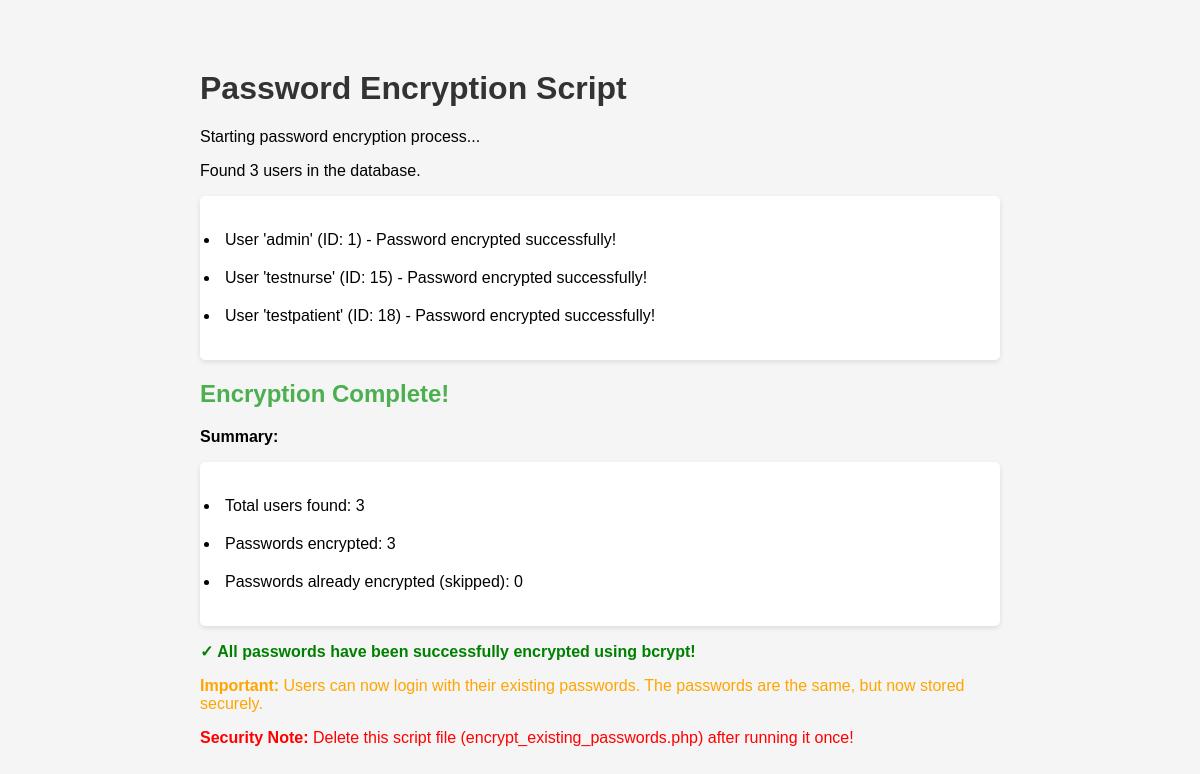
Before: /encrypt_existing_passwords.php with the older database file.
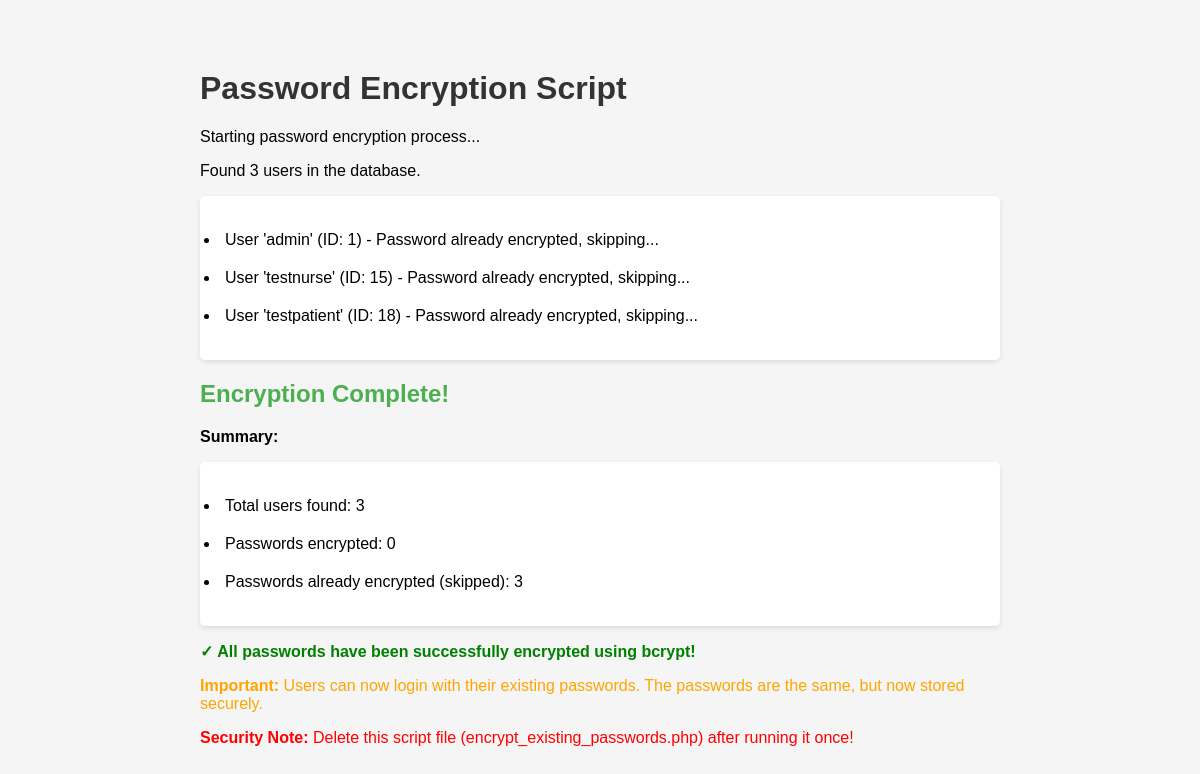
After: the same page with the newer database file.
### tables this page shows
CREATE TABLE `users` (
  `user_id` int(11) NOT NULL,
  `role_id` int(11) DEFAULT NULL,
  `username` varchar(50) NOT NULL,
  `email` varchar(100) NOT NULL,
  `password` varchar(255) NOT NULL,
  `mobile_number` varchar(20) DEFAULT NULL,
  `first_name` varchar(100) NOT NULL,
  `middle_name` varchar(100) DEFAULT NULL,
  `last_name` varchar(100) NOT NULL,
  `gender` enum('Male','Female','Other') DEFAULT NULL,
  `date_of_birth` date DEFAULT NULL,
  `address` text DEFAULT NULL,
  `profile_picture` varchar(255) DEFAULT NULL,
  `is_active` tinyint(1) DEFAULT 1,
  `last_login` datetime DEFAULT NULL,
  `otp` varchar(6) DEFAULT NULL,
  `otp_expiry` datetime DEFAULT NULL,
  `created_at` timestamp NOT NULL DEFAULT current_timestamp(),
  `updated_at` timestamp NOT NULL DEFAULT current_timestamp() ON UPDATE current_timestamp()
);

### encrypt_existing_passwords.php (the view, shortened to what this page needs)
<?php
$database = new Database();
$pdo = $database->getConnection();
echo "<h1>Password Encryption Script</h1>";
echo "<p>Starting password encryption process...</p>";
try {
    $pdo->beginTransaction();
    $query = "SELECT user_id, username, password FROM users";
    $stmt = $pdo->prepare($query);
    $stmt->execute();
    $users = $stmt->fetchAll(PDO::FETCH_ASSOC);
    $total_users = count($users);
    $updated_count = 0;
    $skipped_count = 0;
    echo "<p>Found {$total_users} users in the database.</p>";
    echo "<ul>";
    foreach ($users as $user) {
        $user_id = $user['user_id'];
        $username = $user['username'];
        $current_password = $user['password'];
        if (strlen($current_password) === 60 && substr($current_password, 0, 4) === '$2y$') {
            echo "<li>User '{$username}' (ID: {$user_id}) - Password already encrypted, skipping...</li>";
            $skipped_count++;
            continue;
        }
        echo "<li>User '{$username}' (ID: {$user_id}) - Password encrypted successfully!</li>";
        $updated_count++;
    }
    echo "</ul>";
    $pdo->commit();
    echo "<h2>Encryption Complete!</h2>";
    echo "<p><strong>Summary:</strong></p>";
    echo "<ul>";
    echo "<li>Total users found: {$total_users}</li>";
    echo "<li>Passwords encrypted: {$updated_count}</li>";
    echo "<li>Passwords already encrypted (skipped): {$skipped_count}</li>";
    echo "</ul>";
    echo "<p style='color: green;'><strong>✓ All passwords have been successfully encrypted using bcrypt!</strong></p>";
    echo "<p style='color: orange;'><strong>Important:</strong> Users can now login with their existing passwords. The passwords are the same, but now stored securely.</p>";
    echo "<p style='color: red;'><strong>Security Note:</strong> Delete this script file (encrypt_existing_passwords.php) after running it once!</p>";
} catch (PDOException $e) {
    $pdo->rollBack();
    echo "<p style='color: red;'><strong>Error:</strong> " . htmlspecialchars($e->getMessage()) . "</p>";
    echo "<p>No changes were made to the database.</p>";
}
?>
<!DOCTYPE html>
<html lang="en">
<head>
</head>
<body>
</body>
</html>

### encrypt_existing_passwords.php (style rules this page uses)
body { font-family: Arial, sans-serif; max-width: 800px; margin: 50px auto; padding: 20px; background-color: #f5f5f5; }
h1 { color: #333; }
h2 { color: #4CAF50; }
ul { background: white; padding: 20px; border-radius: 5px; box-shadow: 0 2px 5px rgba(0,0,0,0.1); }
li { margin: 10px 0; padding: 5px; }

Changed rows visible on the page:
changed users "admin": password "admin123" → "$2y$10$92IXUNpkjO0rOQ5byMi.Ye4oKoEa3Ro9llC/.og/at2.uheWG/igi" (drawn)
changed users "testnurse": password "testnurse" → "$2y$10$92IXUNpkjO0rOQ5byMi.Ye4oKoEa3Ro9llC/.og/at2.uheWG/igi" (drawn)
changed users "testpatient": password "testpatient" → "$2y$10$92IXUNpkjO0rOQ5byMi.Ye4oKoEa3Ro9llC/.og/at2.uheWG/igi" (drawn)
Other visible differences:
$updated_count: "3" → "0"
$skipped_count: "0" → "3"
